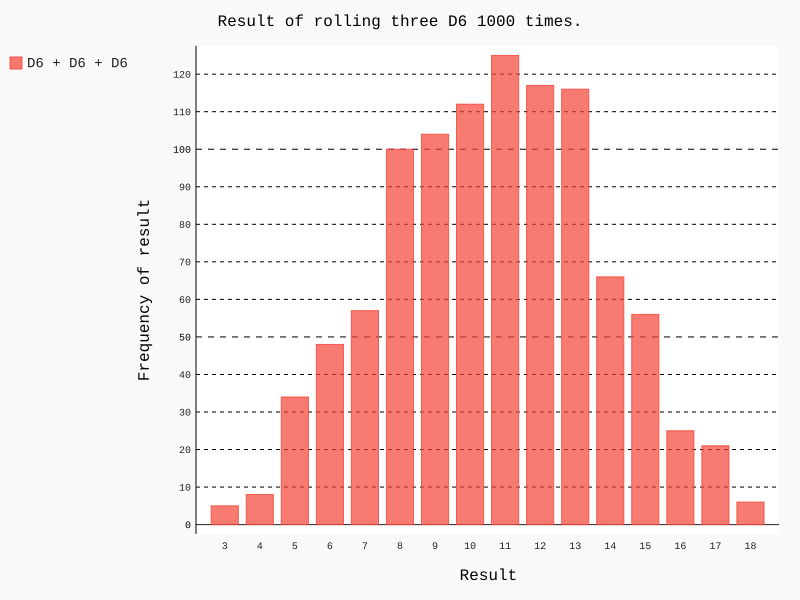

Write the Python code that produced this figure.
import pygal

from die import Die

die_1 = Die()
die_2 = Die()
die_3 = Die()

results = [(die_1.roll() + die_2.roll() + die_3.roll())
 for roll_num in range(1000)]

max_result = die_1.num_sides + die_2.num_sides + die_3.num_sides
frequencies = [results.count(value) for value in range(3, max_result+1)]

hist = pygal.Bar()

hist.title = "Result of rolling three D6 1000 times."
hist.x_labels = [x for x in range(3, 19)]
hist.x_title = "Result"
hist.y_title = "Frequency of result"

hist.add("D6 + D6 + D6", frequencies)
hist.render_to_file("Desktop/three_die.svg")
